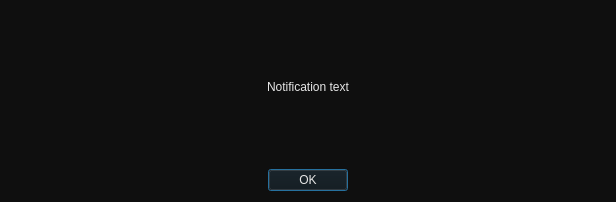
<?xml version="1.0" encoding="UTF-8"?>
<ui version="4.0">
 <class>NotificationView</class>
 <widget class="QDialog" name="NotificationView">
  <property name="geometry">
   <rect>
    <x>0</x>
    <y>0</y>
    <width>616</width>
    <height>202</height>
   </rect>
  </property>
  <property name="windowTitle">
   <string>Dialog</string>
  </property>
  <property name="styleSheet">
   <string notr="true">background-color: rgb(15, 15, 15);
font: 14pt &quot;Ancient Modern Tales&quot;;
color: rgb(230, 230, 230);

</string>
  </property>
  <layout class="QVBoxLayout" name="verticalLayout">
   <item>
    <spacer name="verticalSpacer">
     <property name="orientation">
      <enum>Qt::Vertical</enum>
     </property>
     <property name="sizeHint" stdset="0">
      <size>
       <width>20</width>
       <height>45</height>
      </size>
     </property>
    </spacer>
   </item>
   <item>
    <widget class="QLabel" name="lbl_notificationText">
     <property name="text">
      <string>Notification text</string>
     </property>
     <property name="alignment">
      <set>Qt::AlignCenter</set>
     </property>
    </widget>
   </item>
   <item>
    <spacer name="verticalSpacer_2">
     <property name="orientation">
      <enum>Qt::Vertical</enum>
     </property>
     <property name="sizeHint" stdset="0">
      <size>
       <width>20</width>
       <height>45</height>
      </size>
     </property>
    </spacer>
   </item>
   <item>
    <layout class="QHBoxLayout" name="horizontalLayout">
     <item>
      <spacer name="horizontalSpacer">
       <property name="orientation">
        <enum>Qt::Horizontal</enum>
       </property>
       <property name="sizeHint" stdset="0">
        <size>
         <width>40</width>
         <height>20</height>
        </size>
       </property>
      </spacer>
     </item>
     <item>
      <widget class="QPushButton" name="pb_ok">
       <property name="text">
        <string>OK</string>
       </property>
      </widget>
     </item>
     <item>
      <spacer name="horizontalSpacer_2">
       <property name="orientation">
        <enum>Qt::Horizontal</enum>
       </property>
       <property name="sizeHint" stdset="0">
        <size>
         <width>40</width>
         <height>20</height>
        </size>
       </property>
      </spacer>
     </item>
    </layout>
   </item>
  </layout>
 </widget>
 <resources/>
 <connections/>
</ui>
